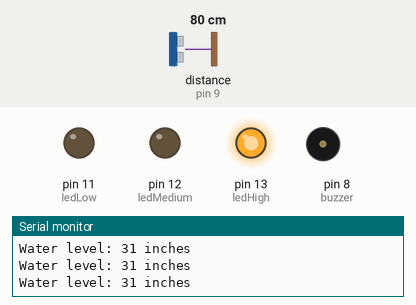
Recording of a sketch running on a simulated Arduino Uno, built with avr-gcc and run on an emulated ATmega328P. Shown: output pins drawn as LEDs (lit = HIGH), buzzer (waves = sounding, pin HIGH), the last lines printed to the serial monitor. Wiring (inferred from the names in the program): ultrasonic range finder: trigger pin 10; echo pin 9. The inputs (shaded band) are chosen by the test bench; at power-on: distance to the obstacle (sensor on pin 9) 80 cm. The echo pulse lasts 58.3 µs per cm; pins used as bus, display or sensor lines are not drawn.

Above: at 1.3 s.
1.4 s: distance to the obstacle (sensor on pin 9) set to 43 cm
2.9 s: distance to the obstacle (sensor on pin 9) set to 37 cm
At 4.2 s:
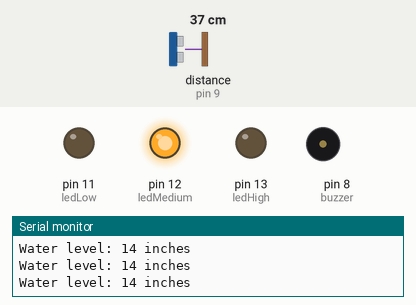
4.5 s: distance to the obstacle (sensor on pin 9) set to 29 cm
6.0 s: distance to the obstacle (sensor on pin 9) set to 23 cm
At 7.0 s:
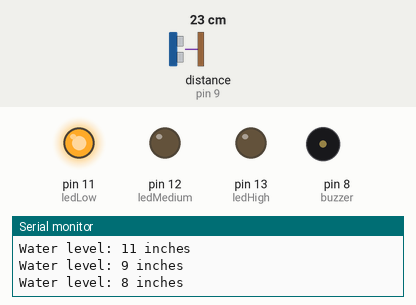
7.5 s: distance to the obstacle (sensor on pin 9) set to 14 cm
9.0 s: distance to the obstacle (sensor on pin 9) set to 11 cm
At 9.7 s:
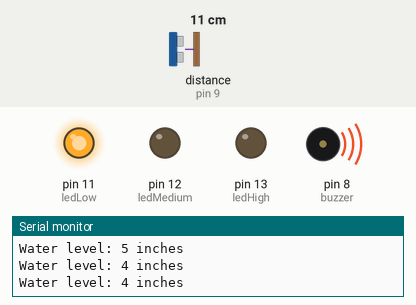
Timing chart, 0 to 11.5 s (numbered marks = the images above; inputs shaded):
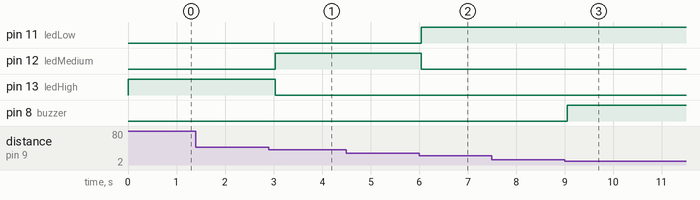

Measured:
- the behaviour switches between 39 and 38 cm on distance to the obstacle (sensor on pin 9) (found by bisection; images 0 and 1)
- the behaviour switches between 26 and 25 cm on distance to the obstacle (sensor on pin 9) (found by bisection; images 1 and 2)
- the behaviour switches between 13 and 12 cm on distance to the obstacle (sensor on pin 9) (found by bisection; images 2 and 3)
- after the input at 2.9 s, pin 12 (ledMedium): LOW → HIGH after 0.13 s; pin 13 (ledHigh): HIGH → LOW after 0.13 s
- after the input at 6.0 s, pin 11 (ledLow): LOW → HIGH after 0.05 s; pin 12 (ledMedium): HIGH → LOW after 0.05 s
- after the input at 9.0 s, pin 8 (buzzer): LOW → HIGH after 0.06 s

The sketch:

2.WaterLevelIndicator.ino
```cpp
const int trigPin = 10;
const int echoPin = 9;

const int ledHigh = 13;
const int ledMedium = 12;
const int ledLow = 11;
const int buzzer = 8;

const int levelHigh = 15;    // in inches
const int levelMedium = 10;
const int levelLow = 5;
const int levelCritical = 5;

void setup() {
  Serial.begin(9600);

  pinMode(trigPin, OUTPUT);
  pinMode(echoPin, INPUT);

  pinMode(ledHigh, OUTPUT);
  pinMode(ledMedium, OUTPUT);
  pinMode(ledLow, OUTPUT);
  pinMode(buzzer, OUTPUT);

  // Turn everything off initially
  digitalWrite(ledHigh, LOW);
  digitalWrite(ledMedium, LOW);
  digitalWrite(ledLow, LOW);
  digitalWrite(buzzer, LOW);
}

void loop() {
  long duration, inches;

  // Trigger ultrasonic pulse
  digitalWrite(trigPin, LOW);
  delayMicroseconds(2);
  digitalWrite(trigPin, HIGH);
  delayMicroseconds(10);
  digitalWrite(trigPin, LOW);

  // Read echo time
  duration = pulseIn(echoPin, HIGH);
  inches = microsecondsToInches(duration);

  Serial.print("Water level: ");
  Serial.print(inches);
  Serial.println(" inches");

  // Reset all outputs
  digitalWrite(ledHigh, LOW);
  digitalWrite(ledMedium, LOW);
  digitalWrite(ledLow, LOW);
  digitalWrite(buzzer, LOW);

  // Decision logic based on water level
  if (inches >= levelHigh) {
    digitalWrite(ledHigh, HIGH); // Full tank
  } else if (inches >= levelMedium) {
    digitalWrite(ledMedium, HIGH); // Medium level
  } else if (inches >= levelLow) {
    digitalWrite(ledLow, HIGH); // Low level warning
  } else if (inches <= levelCritical) {
    digitalWrite(ledLow, HIGH); // Still show low LED
    digitalWrite(buzzer, HIGH); // Critical alert
  }

  delay(500); // Small delay for stability
}

long microsecondsToInches(long microseconds) {
  return (microseconds / 74) / 2;
}
```
